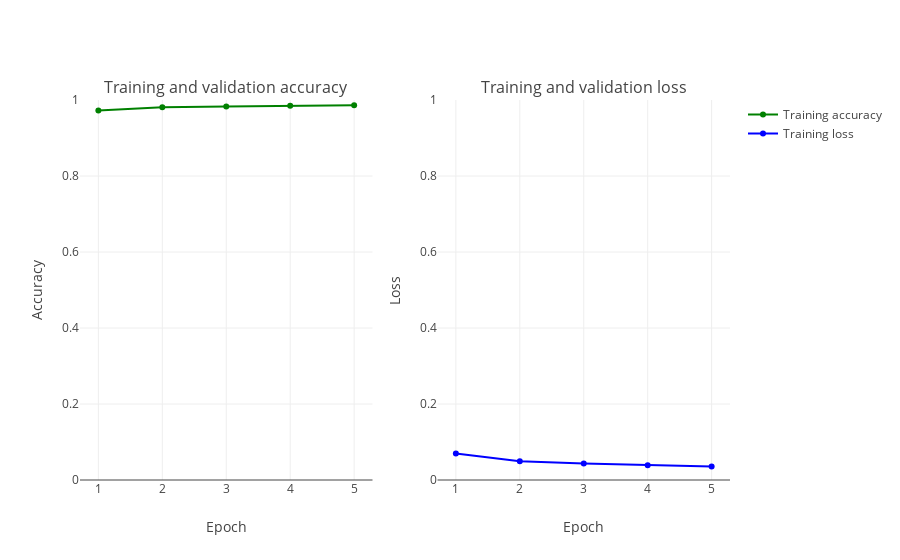

Source (notebook cell):
### Code cell
def create_trace(x,y,ylabel,color):
        trace = go.Scatter(
            x = x,y = y,
            name=ylabel,
            marker=dict(color=color),
            mode = "markers+lines",
            text=x
        )
        return trace
    
def plot_accuracy_and_loss(result):
    hist = result.history
    acc = hist['acc']
    loss = hist['loss']
    epochs = list(range(1,len(acc)+1))
    trace_ta = create_trace(epochs,acc,"Training accuracy", "Green")
    trace_tl = create_trace(epochs,loss,"Training loss", "Blue")
   
    fig = tools.make_subplots(rows=1,cols=2, subplot_titles=('Training and validation accuracy',
                                                             'Training and validation loss'))
    fig.append_trace(trace_ta,1,1)
    fig.append_trace(trace_tl,1,2)
    fig['layout']['xaxis'].update(title = 'Epoch')
    fig['layout']['xaxis2'].update(title = 'Epoch')
    fig['layout']['yaxis'].update(title = 'Accuracy', range=[0,1])
    fig['layout']['yaxis2'].update(title = 'Loss', range=[0,1])

    
    iplot(fig, filename='accuracy-loss')
plot_accuracy_and_loss(result)

### Figure 1 — Plotly figure (JSON) as saved in the notebook; plotly's stock layout.template omitted (floating-point values rounded to 4 significant figures)
{"data": [{"marker": {"color": "Green"}, "mode": "markers+lines", "name": "Training accuracy", "text": ["1", "2", "3", "4", "5"], "type": "scatter", "uid": "4fd5b799-5ffb-40d8-a5d1-704baf168615", "x": [1, 2, 3, 4, 5], "xaxis": "x", "y": [0.9726, 0.9808, 0.9832, 0.9848, 0.986], "yaxis": "y"}, {"marker": {"color": "Blue"}, "mode": "markers+lines", "name": "Training loss", "text": ["1", "2", "3", "4", "5"], "type": "scatter", "uid": "275bdac9-d3dc-4b0b-bdb1-11b1811e83fb", "x": [1, 2, 3, 4, 5], "xaxis": "x2", "y": [0.06979, 0.04967, 0.04345, 0.03911, 0.03583], "yaxis": "y2"}], "layout": {"annotations": [{"font": {"size": 16}, "showarrow": false, "text": "Training and validation accuracy", "x": 0.225, "xanchor": "center", "xref": "paper", "y": 1, "yanchor": "bottom", "yref": "paper"}, {"font": {"size": 16}, "showarrow": false, "text": "Training and validation loss", "x": 0.775, "xanchor": "center", "xref": "paper", "y": 1, "yanchor": "bottom", "yref": "paper"}], "xaxis": {"anchor": "y", "domain": [0, 0.45], "title": {"text": "Epoch"}}, "xaxis2": {"anchor": "y2", "domain": [0.55, 1], "title": {"text": "Epoch"}}, "yaxis": {"anchor": "x", "domain": [0, 1], "range": [0, 1], "title": {"text": "Accuracy"}}, "yaxis2": {"anchor": "x2", "domain": [0, 1], "range": [0, 1], "title": {"text": "Loss"}}}}
